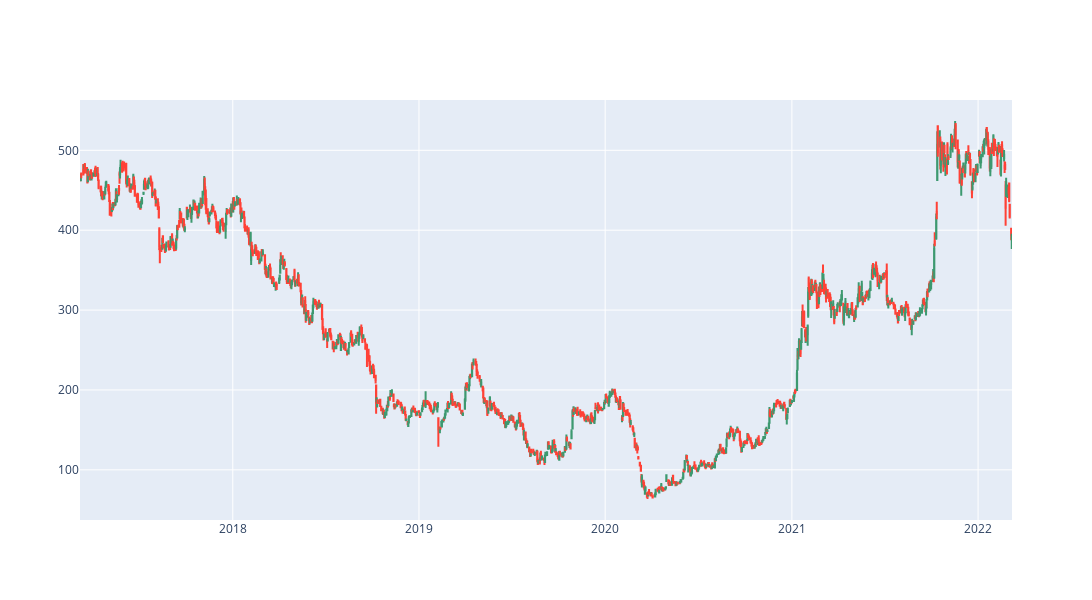

Notebook source saved alongside this figure:
### Markdown cell above
* Following candle plot is using all data  i.e with Holidays.
* If you zoom in, you can see those gaps between some candles.

### Code cell
fig = go.Figure(data = [go.Candlestick(x = tatamotors_5year.index, 
                open = tatamotors_5year['Open'],
                high = tatamotors_5year['High'],
                low = tatamotors_5year['Low'],
                close = tatamotors_5year['Close'])])
fig.update_layout(width = 1200, height = 600 
        , xaxis_rangeslider_visible = False, hovermode = 'x unified')

fig.show()

### Figure 1 — Plotly figure (JSON) as saved in the notebook; plotly's stock layout.template omitted (floating-point values rounded to 4 significant figures; data arrays with more than 128 entries replaced by an {"elided": "..."} marker saying what was removed)
{"data": [{"close": {"elided": "1236 float values"}, "high": {"elided": "1236 float values"}, "low": {"elided": "1236 float values"}, "open": {"elided": "1236 float values"}, "type": "candlestick", "x": {"elided": "1236 str values"}}], "layout": {"height": 600, "hovermode": "x unified", "width": 1200, "xaxis": {"rangeslider": {"visible": false}}}}
